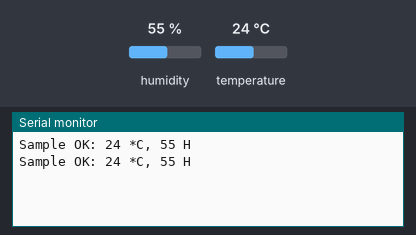
Bench run of a sketch on a simulated Arduino Uno, built with avr-gcc and run on an emulated ATmega328P. Parts: the last lines printed to the serial monitor. The inputs (shaded band) are chosen by the test bench; at power-on: humidity 55 %, temperature 24 °C.

Above: at 5.0 s.
5.1 s: humidity set to 22 %
At 9.0 s:
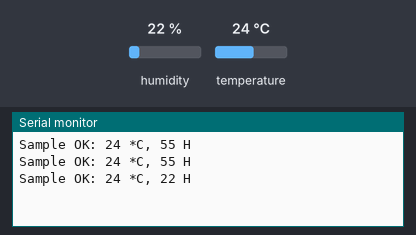
10.4 s: temperature set to 12 °C
At 14.1 s:
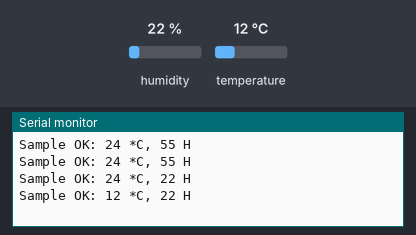
15.7 s: humidity set to 40 %
At 18.0 s:
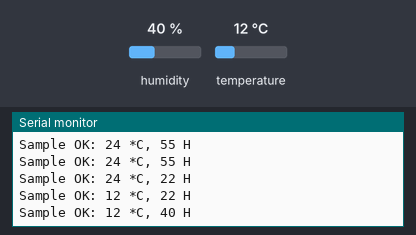
Timing chart, 0 to 19.5 s (numbered marks = the images above; inputs shaded):
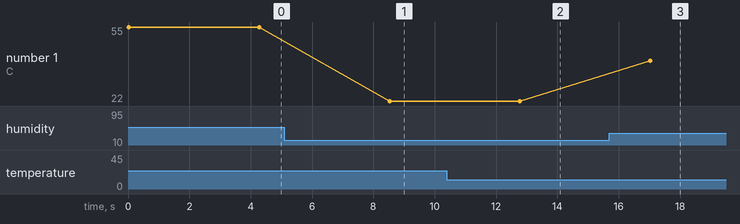

Measured:
- after the input at 5.1 s, the serial monitor: prints a new line after 3.4 s (image 1)
- after the input at 10.4 s, the serial monitor: prints a new line after 2.4 s (image 2)
- after the input at 15.7 s, the serial monitor: prints a new line after 1.3 s (image 3)
- plotted number 1: 55 → 22 after the input at 5.1 s, 22 → 40 after the input at 15.7 s

The sketch:

DHT11_SimpleDHT.ino
```cpp
#include <SimpleDHT.h>
#include<Servo.h>

// for DHT11,
//      VCC: 5V or 3V
//      GND: GND
//      DATA: 2
int pinDHT11 = 2;
Servo myservo;
SimpleDHT11 dht11(pinDHT11);
int pos=0;

void setup() {
  Serial.begin(9600);
}

void loop() {
  byte temperature = 0;
  byte humidity = 0;
  int err = SimpleDHTErrSuccess;
  if ((err = dht11.read(&temperature, &humidity, NULL)) != SimpleDHTErrSuccess) {
    Serial.print("Read DHT11 failed, err="); Serial.println(err);delay(1000);
    return;
  }
  Serial.print("Sample OK: ");
  Serial.print((int)temperature); Serial.print(" *C, ");
  Serial.print((int)humidity); Serial.println(" H");
  // DHT11 sampling rate is 1HZ.
  delay(1500);

  //For motor control
  if(temperature<=25) {
  for(pos=0;pos<=180;pos+=1) {
  myservo.write(pos);
  delay(15);
 }
  }
  else {
 for(pos=180;pos>=0;pos+=1) {
 myservo.write(pos);
 delay(15);
}
delay(1000);
}
}
```
